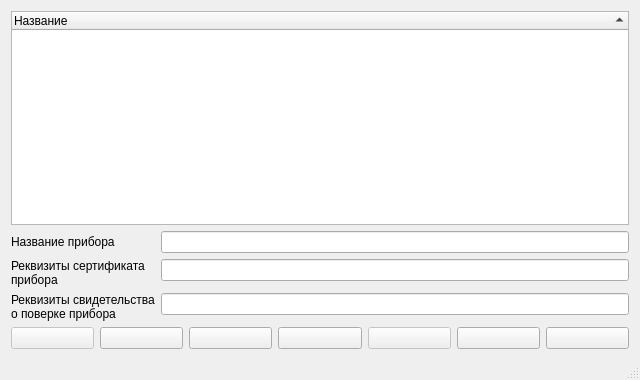
<?xml version="1.0" encoding="UTF-8"?>
<ui version="4.0">
 <class>DialogMeansSurvey</class>
 <widget class="QDialog" name="DialogMeansSurvey">
  <property name="geometry">
   <rect>
    <x>0</x>
    <y>0</y>
    <width>640</width>
    <height>380</height>
   </rect>
  </property>
  <property name="windowTitle">
   <string>Средства измерения</string>
  </property>
  <property name="windowIcon">
   <iconset resource="..\resources.qrc">
    <normaloff>:/plugins/openland/icons/taheo.png</normaloff>:/plugins/openland/icons/taheo.png</iconset>
  </property>
  <property name="sizeGripEnabled">
   <bool>true</bool>
  </property>
  <property name="modal">
   <bool>true</bool>
  </property>
  <layout class="QVBoxLayout" name="verticalLayout">
   <item>
    <widget class="QTreeWidget" name="treeWidget">
     <property name="sortingEnabled">
      <bool>true</bool>
     </property>
     <column>
      <property name="text">
       <string>Название</string>
      </property>
     </column>
    </widget>
   </item>
   <item>
    <layout class="QFormLayout" name="formLayout">
     <property name="fieldGrowthPolicy">
      <enum>QFormLayout::AllNonFixedFieldsGrow</enum>
     </property>
     <item row="0" column="0">
      <widget class="QLabel" name="label">
       <property name="text">
        <string>Название прибора </string>
       </property>
      </widget>
     </item>
     <item row="0" column="1">
      <widget class="QLineEdit" name="lineEditName">
       <property name="inputMethodHints">
        <set>Qt::ImhNone</set>
       </property>
       <property name="inputMask">
        <string/>
       </property>
      </widget>
     </item>
     <item row="1" column="0">
      <widget class="QLabel" name="label_2">
       <property name="text">
        <string>Реквизиты сертификата&lt;br /&gt;прибора</string>
       </property>
      </widget>
     </item>
     <item row="1" column="1">
      <widget class="QLineEdit" name="lineEditCertificate">
       <property name="inputMethodHints">
        <set>Qt::ImhNone</set>
       </property>
      </widget>
     </item>
     <item row="2" column="0">
      <widget class="QLabel" name="label_3">
       <property name="text">
        <string>Реквизиты свидетельства&lt;br /&gt;о поверке прибора </string>
       </property>
      </widget>
     </item>
     <item row="2" column="1">
      <widget class="QLineEdit" name="lineEditCertificateVerification">
       <property name="inputMask">
        <string/>
       </property>
      </widget>
     </item>
    </layout>
   </item>
   <item>
    <layout class="QHBoxLayout" name="horizontalLayout">
     <item>
      <widget class="QPushButton" name="pushButtonSelect">
       <property name="enabled">
        <bool>false</bool>
       </property>
       <property name="toolTip">
        <string>Выбрать прибор</string>
       </property>
       <property name="statusTip">
        <string/>
       </property>
       <property name="whatsThis">
        <string/>
       </property>
       <property name="text">
        <string/>
       </property>
       <property name="icon">
        <iconset resource="..\resources.qrc">
         <normaloff>:/plugins/openland/icons/symbol_check.png</normaloff>:/plugins/openland/icons/symbol_check.png</iconset>
       </property>
       <property name="autoDefault">
        <bool>false</bool>
       </property>
       <property name="default">
        <bool>true</bool>
       </property>
      </widget>
     </item>
     <item>
      <widget class="QPushButton" name="pushButtonAdd">
       <property name="toolTip">
        <string>Добавить прибор</string>
       </property>
       <property name="text">
        <string extracomment="Добавить"/>
       </property>
       <property name="icon">
        <iconset resource="..\resources.qrc">
         <normaloff>:/plugins/openland/icons/symbol_add.png</normaloff>:/plugins/openland/icons/symbol_add.png</iconset>
       </property>
       <property name="autoDefault">
        <bool>false</bool>
       </property>
      </widget>
     </item>
     <item>
      <widget class="QPushButton" name="pushButtonEdit">
       <property name="toolTip">
        <string>Редактировать атрибуты прибора</string>
       </property>
       <property name="text">
        <string extracomment="Редактировать"/>
       </property>
       <property name="icon">
        <iconset resource="..\resources.qrc">
         <normaloff>:/plugins/openland/icons/edit.png</normaloff>:/plugins/openland/icons/edit.png</iconset>
       </property>
       <property name="autoDefault">
        <bool>false</bool>
       </property>
      </widget>
     </item>
     <item>
      <widget class="QPushButton" name="pushButtonDel">
       <property name="toolTip">
        <string>Удалить прибор</string>
       </property>
       <property name="text">
        <string extracomment="Удалить"/>
       </property>
       <property name="icon">
        <iconset resource="..\resources.qrc">
         <normaloff>:/plugins/openland/icons/symbol_remove.png</normaloff>:/plugins/openland/icons/symbol_remove.png</iconset>
       </property>
       <property name="autoDefault">
        <bool>false</bool>
       </property>
      </widget>
     </item>
     <item>
      <widget class="QPushButton" name="pushButtonSave">
       <property name="enabled">
        <bool>false</bool>
       </property>
       <property name="toolTip">
        <string>Сохранить атрибуты прибора</string>
       </property>
       <property name="text">
        <string extracomment="Сохранить"/>
       </property>
       <property name="icon">
        <iconset resource="..\resources.qrc">
         <normaloff>:/plugins/openland/icons/save.png</normaloff>:/plugins/openland/icons/save.png</iconset>
       </property>
       <property name="autoDefault">
        <bool>false</bool>
       </property>
      </widget>
     </item>
     <item>
      <widget class="QPushButton" name="pushButtonRefresh">
       <property name="toolTip">
        <string>Обновить атрибуты прибора</string>
       </property>
       <property name="text">
        <string extracomment="Обновить"/>
       </property>
       <property name="icon">
        <iconset resource="..\resources.qrc">
         <normaloff>:/plugins/openland/icons/refresh.png</normaloff>:/plugins/openland/icons/refresh.png</iconset>
       </property>
       <property name="autoDefault">
        <bool>false</bool>
       </property>
      </widget>
     </item>
     <item>
      <widget class="QPushButton" name="pushButtonClose">
       <property name="toolTip">
        <string>Закрыть окно</string>
       </property>
       <property name="text">
        <string extracomment="Закрыть"/>
       </property>
       <property name="icon">
        <iconset resource="..\resources.qrc">
         <normaloff>:/plugins/openland/icons/close.png</normaloff>:/plugins/openland/icons/close.png</iconset>
       </property>
       <property name="autoDefault">
        <bool>false</bool>
       </property>
      </widget>
     </item>
    </layout>
   </item>
   <item>
    <widget class="QLabel" name="labelMessage">
     <property name="text">
      <string/>
     </property>
    </widget>
   </item>
  </layout>
 </widget>
 <tabstops>
  <tabstop>treeWidget</tabstop>
  <tabstop>lineEditName</tabstop>
  <tabstop>lineEditCertificate</tabstop>
  <tabstop>lineEditCertificateVerification</tabstop>
  <tabstop>pushButtonSelect</tabstop>
  <tabstop>pushButtonAdd</tabstop>
  <tabstop>pushButtonEdit</tabstop>
  <tabstop>pushButtonDel</tabstop>
  <tabstop>pushButtonSave</tabstop>
  <tabstop>pushButtonRefresh</tabstop>
  <tabstop>pushButtonClose</tabstop>
 </tabstops>
 <resources>
  <include location="..\resources.qrc"/>
 </resources>
 <connections/>
</ui>
